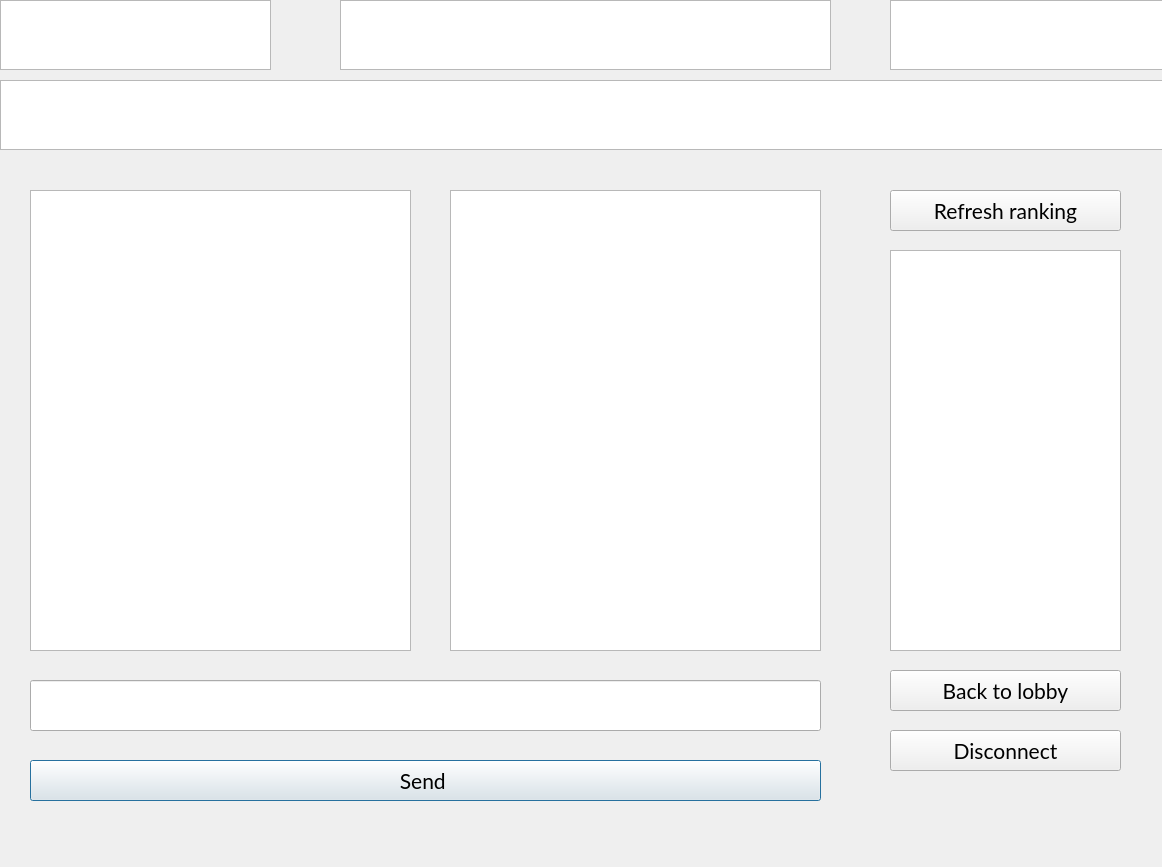
<?xml version="1.0" encoding="UTF-8"?>
<ui version="4.0">
 <class>RoomGame</class>
 <widget class="QDialog" name="RoomGame">
  <property name="geometry">
   <rect>
    <x>0</x>
    <y>0</y>
    <width>1162</width>
    <height>867</height>
   </rect>
  </property>
  <property name="font">
   <font>
    <family>Lato</family>
    <pointsize>16</pointsize>
   </font>
  </property>
  <property name="windowTitle">
   <string>Dialog</string>
  </property>
  <widget class="QPushButton" name="sendBtn">
   <property name="geometry">
    <rect>
     <x>30</x>
     <y>760</y>
     <width>791</width>
     <height>41</height>
    </rect>
   </property>
   <property name="text">
    <string>Send </string>
   </property>
  </widget>
  <widget class="QTextEdit" name="timeLeft">
   <property name="enabled">
    <bool>true</bool>
   </property>
   <property name="geometry">
    <rect>
     <x>890</x>
     <y>0</y>
     <width>281</width>
     <height>70</height>
    </rect>
   </property>
   <property name="font">
    <font>
     <family>Lato</family>
     <pointsize>18</pointsize>
    </font>
   </property>
   <property name="lineWidth">
    <number>1</number>
   </property>
   <property name="verticalScrollBarPolicy">
    <enum>Qt::ScrollBarAlwaysOff</enum>
   </property>
   <property name="horizontalScrollBarPolicy">
    <enum>Qt::ScrollBarAlwaysOff</enum>
   </property>
   <property name="readOnly">
    <bool>true</bool>
   </property>
   <property name="html">
    <string>&lt;!DOCTYPE HTML PUBLIC &quot;-//W3C//DTD HTML 4.0//EN&quot; &quot;http://www.w3.org/TR/REC-html40/strict.dtd&quot;&gt;
&lt;html&gt;&lt;head&gt;&lt;meta name=&quot;qrichtext&quot; content=&quot;1&quot; /&gt;&lt;meta charset=&quot;utf-8&quot; /&gt;&lt;style type=&quot;text/css&quot;&gt;
p, li { white-space: pre-wrap; }
hr { height: 1px; border-width: 0; }
li.unchecked::marker { content: &quot;\2610&quot;; }
li.checked::marker { content: &quot;\2612&quot;; }
&lt;/style&gt;&lt;/head&gt;&lt;body style=&quot; font-family:'Lato'; font-size:18pt; font-weight:400; font-style:normal;&quot;&gt;
&lt;p style=&quot;-qt-paragraph-type:empty; margin-top:0px; margin-bottom:0px; margin-left:0px; margin-right:0px; -qt-block-indent:0; text-indent:0px;&quot;&gt;&lt;br /&gt;&lt;/p&gt;&lt;/body&gt;&lt;/html&gt;</string>
   </property>
  </widget>
  <widget class="QPushButton" name="disconnectBtn">
   <property name="geometry">
    <rect>
     <x>890</x>
     <y>730</y>
     <width>231</width>
     <height>41</height>
    </rect>
   </property>
   <property name="text">
    <string>Disconnect</string>
   </property>
  </widget>
  <widget class="QPushButton" name="toLobbyBtn">
   <property name="geometry">
    <rect>
     <x>890</x>
     <y>670</y>
     <width>231</width>
     <height>41</height>
    </rect>
   </property>
   <property name="text">
    <string>Back to lobby</string>
   </property>
  </widget>
  <widget class="QPlainTextEdit" name="describerText">
   <property name="geometry">
    <rect>
     <x>30</x>
     <y>190</y>
     <width>381</width>
     <height>461</height>
    </rect>
   </property>
   <property name="plainText">
    <string/>
   </property>
  </widget>
  <widget class="QLineEdit" name="sendLine">
   <property name="geometry">
    <rect>
     <x>30</x>
     <y>680</y>
     <width>791</width>
     <height>51</height>
    </rect>
   </property>
   <property name="font">
    <font>
     <family>Lato</family>
     <pointsize>16</pointsize>
    </font>
   </property>
   <property name="maxLength">
    <number>128</number>
   </property>
  </widget>
  <widget class="QPlainTextEdit" name="guesserText">
   <property name="geometry">
    <rect>
     <x>450</x>
     <y>190</y>
     <width>371</width>
     <height>461</height>
    </rect>
   </property>
   <property name="plainText">
    <string/>
   </property>
  </widget>
  <widget class="QPushButton" name="refreshUserListBtn">
   <property name="geometry">
    <rect>
     <x>890</x>
     <y>190</y>
     <width>231</width>
     <height>41</height>
    </rect>
   </property>
   <property name="text">
    <string>Refresh ranking</string>
   </property>
  </widget>
  <widget class="QListWidget" name="usersList">
   <property name="geometry">
    <rect>
     <x>890</x>
     <y>250</y>
     <width>231</width>
     <height>401</height>
    </rect>
   </property>
  </widget>
  <widget class="QTextEdit" name="wordToDescribe">
   <property name="enabled">
    <bool>true</bool>
   </property>
   <property name="geometry">
    <rect>
     <x>0</x>
     <y>80</y>
     <width>1171</width>
     <height>70</height>
    </rect>
   </property>
   <property name="font">
    <font>
     <family>Lato</family>
     <pointsize>24</pointsize>
    </font>
   </property>
   <property name="lineWidth">
    <number>1</number>
   </property>
   <property name="verticalScrollBarPolicy">
    <enum>Qt::ScrollBarAlwaysOff</enum>
   </property>
   <property name="horizontalScrollBarPolicy">
    <enum>Qt::ScrollBarAlwaysOff</enum>
   </property>
   <property name="readOnly">
    <bool>true</bool>
   </property>
   <property name="html">
    <string>&lt;!DOCTYPE HTML PUBLIC &quot;-//W3C//DTD HTML 4.0//EN&quot; &quot;http://www.w3.org/TR/REC-html40/strict.dtd&quot;&gt;
&lt;html&gt;&lt;head&gt;&lt;meta name=&quot;qrichtext&quot; content=&quot;1&quot; /&gt;&lt;meta charset=&quot;utf-8&quot; /&gt;&lt;style type=&quot;text/css&quot;&gt;
p, li { white-space: pre-wrap; }
hr { height: 1px; border-width: 0; }
li.unchecked::marker { content: &quot;\2610&quot;; }
li.checked::marker { content: &quot;\2612&quot;; }
&lt;/style&gt;&lt;/head&gt;&lt;body style=&quot; font-family:'Lato'; font-size:24pt; font-weight:400; font-style:normal;&quot;&gt;
&lt;p style=&quot;-qt-paragraph-type:empty; margin-top:0px; margin-bottom:0px; margin-left:0px; margin-right:0px; -qt-block-indent:0; text-indent:0px; font-size:18pt;&quot;&gt;&lt;br /&gt;&lt;/p&gt;&lt;/body&gt;&lt;/html&gt;</string>
   </property>
   <property name="placeholderText">
    <string/>
   </property>
  </widget>
  <widget class="QTextEdit" name="msgText">
   <property name="enabled">
    <bool>true</bool>
   </property>
   <property name="geometry">
    <rect>
     <x>340</x>
     <y>0</y>
     <width>491</width>
     <height>70</height>
    </rect>
   </property>
   <property name="font">
    <font>
     <family>Lato</family>
     <pointsize>18</pointsize>
    </font>
   </property>
   <property name="lineWidth">
    <number>1</number>
   </property>
   <property name="verticalScrollBarPolicy">
    <enum>Qt::ScrollBarAsNeeded</enum>
   </property>
   <property name="horizontalScrollBarPolicy">
    <enum>Qt::ScrollBarAlwaysOff</enum>
   </property>
   <property name="readOnly">
    <bool>true</bool>
   </property>
   <property name="html">
    <string>&lt;!DOCTYPE HTML PUBLIC &quot;-//W3C//DTD HTML 4.0//EN&quot; &quot;http://www.w3.org/TR/REC-html40/strict.dtd&quot;&gt;
&lt;html&gt;&lt;head&gt;&lt;meta name=&quot;qrichtext&quot; content=&quot;1&quot; /&gt;&lt;meta charset=&quot;utf-8&quot; /&gt;&lt;style type=&quot;text/css&quot;&gt;
p, li { white-space: pre-wrap; }
hr { height: 1px; border-width: 0; }
li.unchecked::marker { content: &quot;\2610&quot;; }
li.checked::marker { content: &quot;\2612&quot;; }
&lt;/style&gt;&lt;/head&gt;&lt;body style=&quot; font-family:'Lato'; font-size:18pt; font-weight:400; font-style:normal;&quot;&gt;
&lt;p style=&quot;-qt-paragraph-type:empty; margin-top:0px; margin-bottom:0px; margin-left:0px; margin-right:0px; -qt-block-indent:0; text-indent:0px;&quot;&gt;&lt;br /&gt;&lt;/p&gt;&lt;/body&gt;&lt;/html&gt;</string>
   </property>
  </widget>
  <widget class="QTextEdit" name="roundNum">
   <property name="enabled">
    <bool>true</bool>
   </property>
   <property name="geometry">
    <rect>
     <x>0</x>
     <y>0</y>
     <width>271</width>
     <height>70</height>
    </rect>
   </property>
   <property name="font">
    <font>
     <family>Lato</family>
     <pointsize>18</pointsize>
    </font>
   </property>
   <property name="lineWidth">
    <number>1</number>
   </property>
   <property name="verticalScrollBarPolicy">
    <enum>Qt::ScrollBarAlwaysOff</enum>
   </property>
   <property name="horizontalScrollBarPolicy">
    <enum>Qt::ScrollBarAlwaysOff</enum>
   </property>
   <property name="readOnly">
    <bool>true</bool>
   </property>
   <property name="html">
    <string>&lt;!DOCTYPE HTML PUBLIC &quot;-//W3C//DTD HTML 4.0//EN&quot; &quot;http://www.w3.org/TR/REC-html40/strict.dtd&quot;&gt;
&lt;html&gt;&lt;head&gt;&lt;meta name=&quot;qrichtext&quot; content=&quot;1&quot; /&gt;&lt;meta charset=&quot;utf-8&quot; /&gt;&lt;style type=&quot;text/css&quot;&gt;
p, li { white-space: pre-wrap; }
hr { height: 1px; border-width: 0; }
li.unchecked::marker { content: &quot;\2610&quot;; }
li.checked::marker { content: &quot;\2612&quot;; }
&lt;/style&gt;&lt;/head&gt;&lt;body style=&quot; font-family:'Lato'; font-size:18pt; font-weight:400; font-style:normal;&quot;&gt;
&lt;p style=&quot;-qt-paragraph-type:empty; margin-top:0px; margin-bottom:0px; margin-left:0px; margin-right:0px; -qt-block-indent:0; text-indent:0px;&quot;&gt;&lt;br /&gt;&lt;/p&gt;&lt;/body&gt;&lt;/html&gt;</string>
   </property>
  </widget>
 </widget>
 <resources/>
 <connections/>
</ui>
